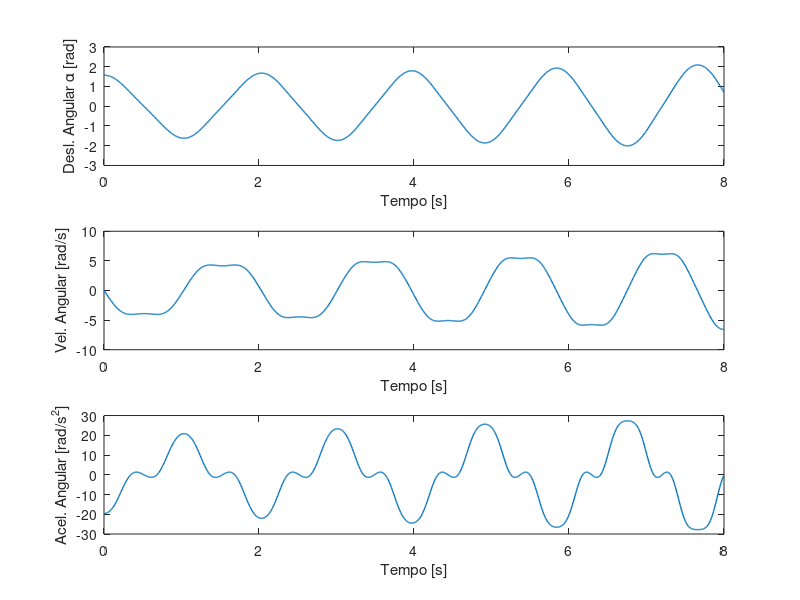
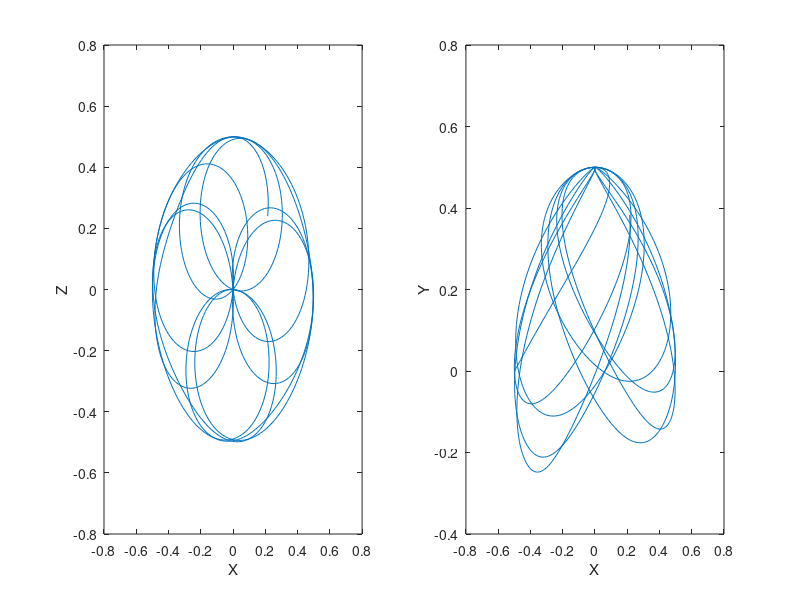
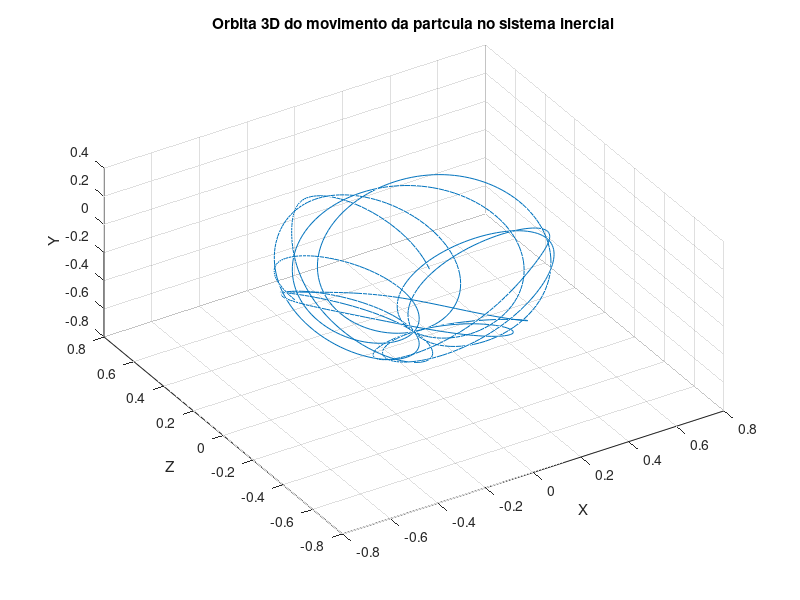

Reproduce these figures in MATLAB, in order.
%%%%%%%%%%%%%%%%%%%%%%%%%%%%%%%%%%%%%%%%%%%%%%%%%%%%%%%%%%%%%%%%%%%%%%%%%%%
%  Anlise Dinmica de uma Partcula em um Mecanismo na Forma de Arco com
%  duas rotaes consecutivas em torno de eixos diferentes
%
% Autor: Samuel da Silva, 
% Data: 08/setembro/09
%
%%%%%%%%%%%%%%%%%%%%%%%%%%%%%%%%%%%%%%%%%%%%%%%%%%%%%%%%%%%%%%%%%%%%%%%%%%%

clc;            % limpa a tela
clear;          % deleta todas as variveis na memria

%--------------------------------------------------------------------------
% Parmetros Geomtricos e Fsicos do Problema
%--------------------------------------------------------------------------

R = 0.5;        % Raio do Arco [m]
g = 9.8;        % Gravidade [m/s^2]
Omega = 5;      % Rotao da base mvel B1 [rad/s]

N = 1000;                   % Numero de amostras temporais
T = 8;                      % Tempo da simulao [s]
deltaT = T/(N-1);           % Passo de integrao da equao do movimento
t = 0:deltaT:(N-1)*deltaT;  % Vetor tempo

Theta = Omega*t;       % Deslocamento angular Theta1 [rad]

% Vetor posio da partcula A na base B2
B2r_OA  = [0 R 0]';

%--------------------------------------------------------------------------
% Equao do Movimento No-Linear: 
% ddotalpha = sin(alpha)*(Omega^2*cos(alpha)-g/R)
%--------------------------------------------------------------------------

% Soluo da EDO usando aproximao em srie de Taylor de 1. ordem (Mtodo
% de Euler)

% Inicializando vetores de deslocamento, velocidade e acelerao angular
alpha = zeros(N,1);
dotalpha= zeros(N,1);
ddotalpha = zeros(N,1);

% Condies iniciais
alpha(1) = pi/2;
dotalpha(1) =0;
ddotalpha(1) = sin(alpha(1))*(Omega*Omega*cos(alpha(1))-g/R);

for i=2:N
    
    % Aproximao de alpha(i) e dotalpha(i) usando valores em i-1
    alpha(i) = alpha(i-1)+deltaT*dotalpha(i-1);
    dotalpha(i) = dotalpha(i-1)+deltaT*ddotalpha(i-1);
    
    % Aproximaa de ddotalpha(i)
    ddotalpha(i) = sin(alpha(i))*(Omega*Omega*cos(alpha(i))-g/R);

end

%--------------------------------------------------------------------------
% Representao da trajetria na base Inercial

for i=1:N
    
    % Matriz de Transformao de I para B1
    Ttheta = [cos(Theta(i)) 0 -sin(Theta(i));
           0            1      0       ;
          sin(Theta(i)) 0      cos(Theta(i))];
          
   % Matriz de Transformao de B1 para B2
   Talpha = [cos(alpha(i))  sin(alpha(i))  0;
         -sin(alpha(i))   cos(alpha(i)) 0;
         0                 0             1];
     
   Ir_OA(:,i) = Ttheta'*Talpha'*B2r_OA; 

end

%--------------------------------------------------------------------------
% Anlise grfica dos resultados

figure(1)
subplot(311)
plot(t,alpha,'linewidth',1)
ylabel('Desl. Angular \alpha [rad]');
xlabel('Tempo [s]');

subplot(312)
plot(t,dotalpha,'linewidth',1)
ylabel('Vel. Angular [rad/s]');
xlabel('Tempo [s]');

subplot(313)
plot(t,ddotalpha,'linewidth',1)
ylabel('Acel. Angular [rad/s^2]');
xlabel('Tempo [s]');

saveas(1,'nomefig1.eps')

figure(2)
title('Orbitas')
subplot(121)
plot(Ir_OA(1,:),Ir_OA(3,:))
xlabel('X')
ylabel('Z')

subplot(122)
plot(Ir_OA(1,:),Ir_OA(2,:))
xlabel('X')
ylabel('Y')

figure(3)
plot3(Ir_OA(1,:),Ir_OA(3,:),-Ir_OA(2,:)); grid on
xlabel('X')
ylabel('Z')
zlabel('Y')
AZ = -32; EL=54;
view(AZ,EL)
title('Orbita 3D do movimento da partcula no sistema inercial')

%--------------------------------------------------------------------------
% Animao da Orbita realizada pela Parcula A
%--------------------------------------------------------------------------

% Gravando filme da animao
%mov = avifile('bolaarco.avi')

%numframe = 40;  % numero de frames (quadros) usados na animao

%figure(4)
%Xmin = -R; Xmax = R;
%Ymin = -R;  Ymax = R;
%Zmin = -R; Zmax = 0;

% criando o arco no espao
%angulo = 0:0.1:pi;
%r_arco = -R*exp(j*angulo);
%R_arco = [real(r_arco); imag(r_arco); zeros(1,length(r_arco))];

%set(gca,'nextplot','replacechildren');

%for i=1:numframe
   
%   num = 20*i;   % para controlar o tempo de cada quadro
   
   % plota a trajetria
 %  plot3(Ir_OA(3,:),Ir_OA(1,:),-Ir_OA(2,:),'--b','linewidth',.5); hold on; grid on 
   
   % plota arco girando na base B2
    % Matriz de Transformao de I para B1
  %  Ttheta = [cos(Theta(num)) 0 -sin(Theta(num));
   %        0            1      0       ;
    %      sin(Theta(num)) 0      cos(Theta(num))];
     % 
   %IR_arco = Ttheta'*R_arco;
  % plot3(IR_arco(3,:),IR_arco(1,:),IR_arco(2,:),'k');
   
   % plota partcula no instante num
   %%plot3(Ir_OA(3,num),Ir_OA(1,num),-Ir_OA(2,num),'ro','linewidth',2); 
   %axis([Xmin Xmax Ymin Ymax Zmin Zmax]);
   %xlabel('z')
   %ylabel('x')
   %zlabel('y')
   %view(AZ,EL)
   %hold off
   %Traj(i) = getframe;
   %pause(.1)
   %mov = addframe(mov,Traj(i)); 
   
%end

%mov = close(mov);

%--------------------------------------------------------------------------






